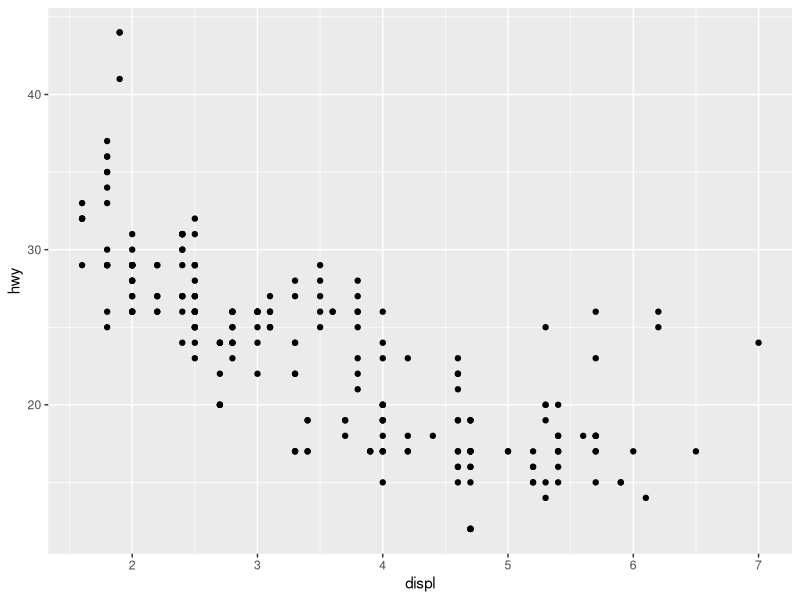
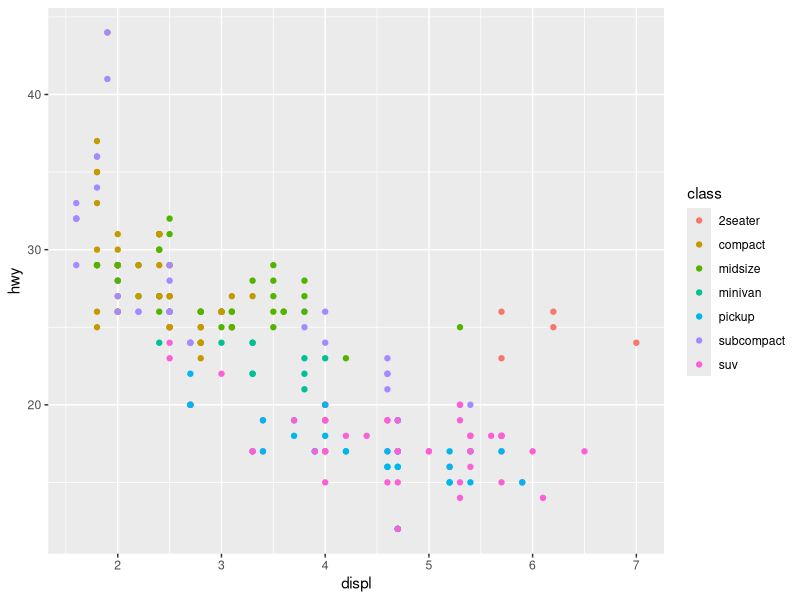
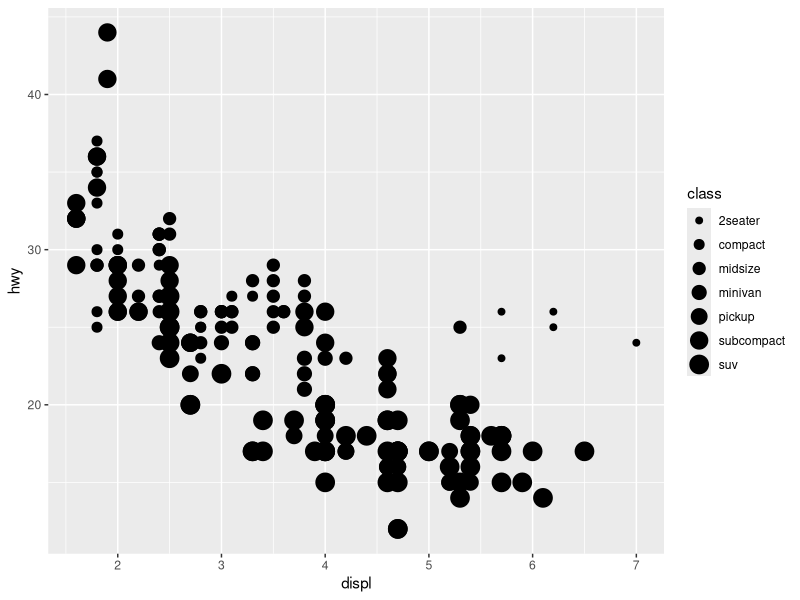
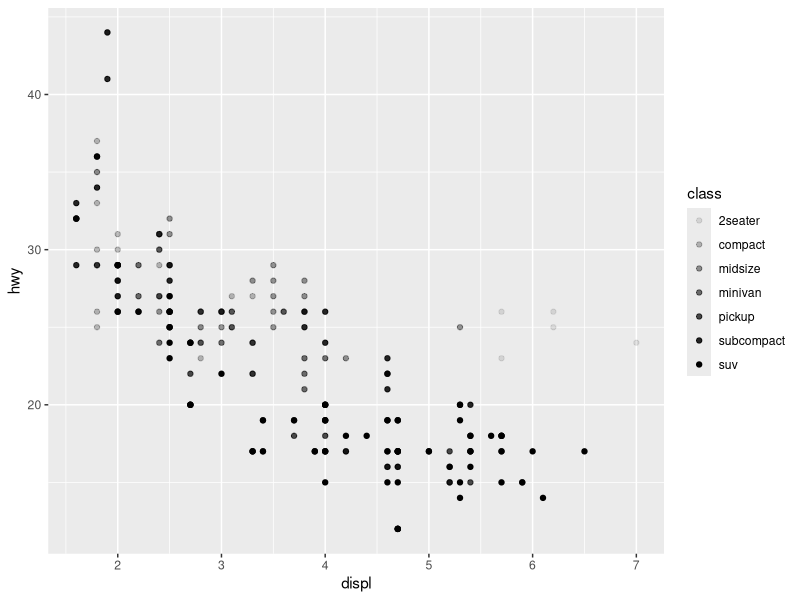
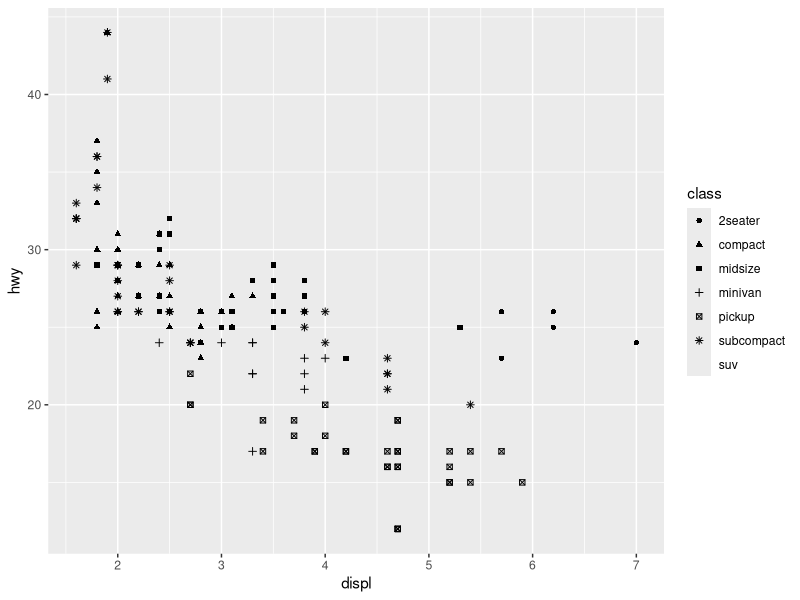
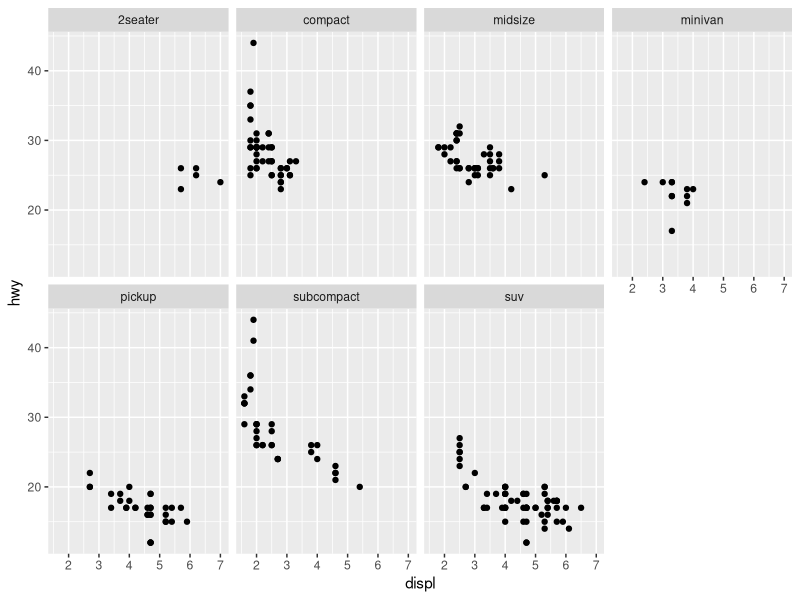
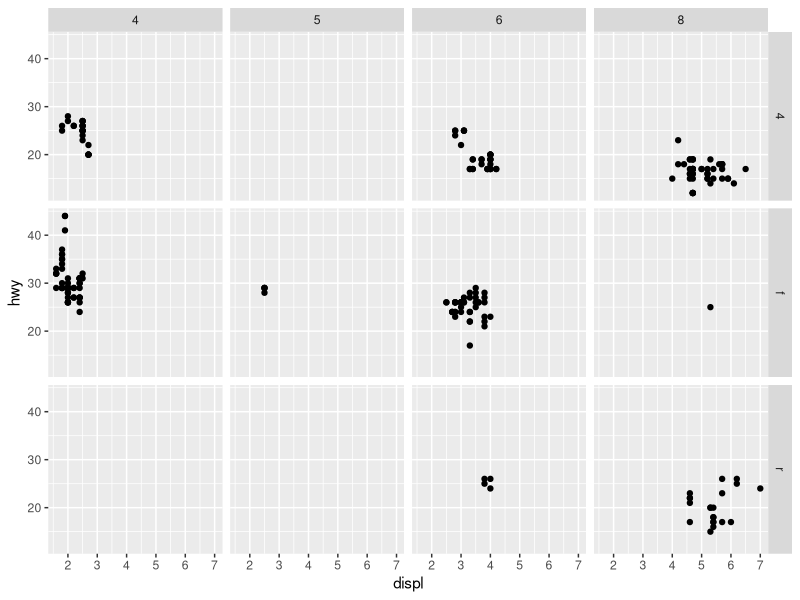
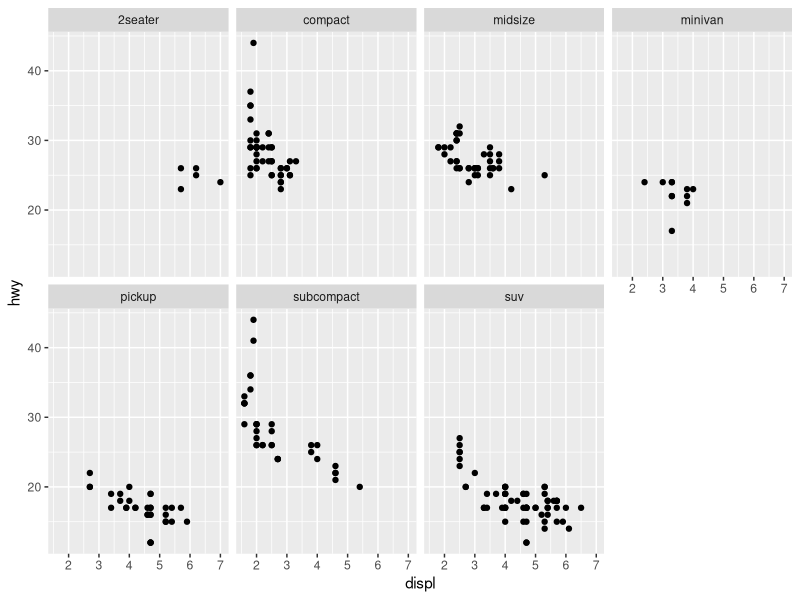

Write the R code that produced these figures, in order.
## Start here!!! 
library(tidyverse)

ggplot(data = mpg) + 
    geom_point(mapping = aes(x = displ, y = hwy))
## map the colors of your points to the class variable to reveal the class
## of each car
ggplot(data = mpg) + 
    geom_point(mapping = aes(x = displ, y = hwy, color = class))

## In the above example, we mapped class to the color aesthetic, but we could
## have mapped class to the size aesthetic in the same way
ggplot(data = mpg) + 
    geom_point(mapping = aes(x = displ, y = hwy, size = class))

# the transparency of the points
ggplot(data = mpg) + 
    geom_point(mapping = aes(x = displ, y = hwy, alpha = class))

# the shape of the point
ggplot(data = mpg) + 
    geom_point(mapping = aes(x = displ, y = hwy, shape = class))

# Use facets
ggplot(data = mpg) + 
    geom_point(mapping = aes(x = displ, y = hwy)) + 
    facet_wrap(~ class, nrow = 2)

ggplot(data = mpg) + 
    geom_point(mapping = aes(x = displ, y = hwy)) + 
    facet_grid(drv ~ cyl)

ggplot(data = mpg) + 
    geom_point(mapping = aes(x = displ, y = hwy)) + 
    facet_wrap(~ class, nrow = 2)

?facet_wrap

ggplot(data = mpg) + 
    geom_smooth(mapping = aes(x = displ, y = hwy))

ggplot(data = mpg) + 
    geom_smooth(mapping = aes(x = displ, y = hwy, linetype = drv))

# display multiple geoms in the same plot
ggplot(data = mpg) + 
    geom_point(mapping = aes(x = displ, y = hwy)) +
    geom_smooth(mapping = aes(x = displ, y = hwy))

# more simple
ggplot(data = mpg, mapping = aes(x = displ, y = hwy)) + 
    geom_point() + 
    geom_smooth()

ggplot(data = mpg, mapping = aes(x = displ, y = hwy)) + 
    geom_point(mapping = aes(color = class)) + 
    geom_smooth()
